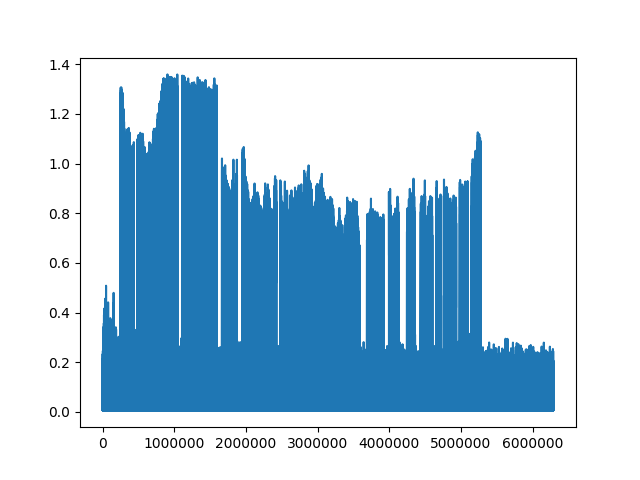

Reproduce this figure in Python.
from rtlsdr import RtlSdr
import numpy as np
import matplotlib.pyplot as plt
import timeit


sdr = RtlSdr()

# configure device
sdr.sample_rate = 2.3e5  # Hz
sdr.center_freq = 433e6  # Hz
sdr.freq_correction = 1  # PPM
sdr.gain = 80

N = 2 ** 18
M = 24
y = np.zeros(N * M, dtype=np.complex_)
print(N * M / sdr.sample_rate)


def listen(y):

    for i in range(M):
        idx = np.arange(N) + i * N
        x = np.array(sdr.read_samples(N))
        y[idx] = x
    return y


y = listen(y)
fig, ax = plt.subplots()
ax.plot(np.absolute(y))
fig.savefig('test.png')

np.save("test.npy", np.absolute(y))
